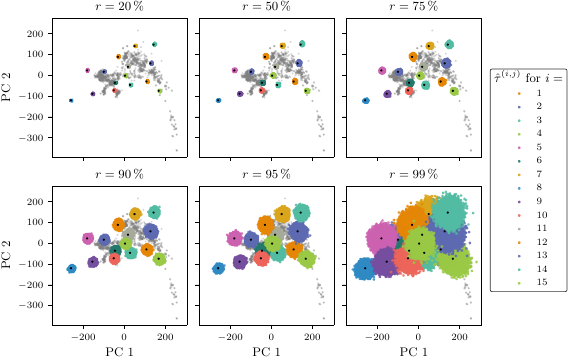

Write Python code to recreate this figure.
import os
import matplotlib.pyplot as plt
import numpy as np
import seaborn as sns
import matplotlib as mpl
import plotly.express as px
import pandas as pd
from tueplots import axes, bundles

#plotly.io.kaleido.scope.mathjax = None


class MidpointNormalize(mpl.colors.Normalize):
    def __init__(self, vmin, vmax, midpoint=0, clip=False):
        self.midpoint = midpoint
        mpl.colors.Normalize.__init__(self, vmin, vmax, clip)

    def __call__(self, value, clip=None):
        normalized_min = max(0, 1 / 2 * (1 - abs((self.midpoint - self.vmin) / (self.midpoint - self.vmax))))
        normalized_max = min(1, 1 / 2 * (1 + abs((self.vmax - self.midpoint) / (self.midpoint - self.vmin))))
        normalized_mid = 0.5
        x, y = [self.vmin, self.midpoint, self.vmax], [normalized_min, normalized_mid, normalized_max]
        return np.ma.masked_array(np.interp(value, x, y))

def read_coordinates(file_path, rate=1):
    with open(file_path, 'r') as file:
        lines = file.readlines()
        #coordinates = [list(map(float, line.strip().split())) for line in lines]
        coordinates = [list(map(float, line.strip().split())) for idx, line in enumerate(lines) if idx % rate == 0]
    return coordinates

def flatten_comprehension(matrix):
  return [item for row in matrix for item in row]

colors = {
        '99taus.txt': 'orange',
        '95taus.txt': 'purple',
        '90taus.txt': 'red',
        '75taus.txt': 'green',
        '50taus.txt': 'blue',
        '20taus.txt': 'gold',
        'original_tau.txt': 'black'
    }

collected_dirs = []
collected_taus = []
originals = []
names_map = {
    '99.9taus.txt': '99.9 %',
    '99.5taus.txt': '99.5 %',
    '99taus.txt': '99 %',
    '98taus.txt': '98 %',
    '97taus.txt': '97 %',
    '96taus.txt': '96 %',
    '95taus.txt': '95 %',
    '94taus.txt': '94 %',
    '93taus.txt': '93 %',
    '92taus.txt': '92 %',
    '91taus.txt': '91 %',
    '90taus.txt': '90 %',
    '75taus.txt': '75 %',
    '50taus.txt': '50 %',
    '20taus.txt': '20 %',
}

samples_dict = {
    '90.9 %': [],
    '99.5 %': [],
    '99 %': [],
    '98 %': [],
    '97 %': [],
    '96 %': [],
    '95 %': [],
    '94 %': [],
    '93 %': [],
    '92 %': [],
    '91 %': [],
    '90 %': [],
    '75 %': [],
    '50 %': [],
    '20 %': [],
}

for root, dirs, files in os.walk("data/downsampling/results"):
  for dir in dirs:
    if dir not in ['Altai_Neanderthal.DG', 'Denisova.DG']:
      print(dir)
      folder_path = os.path.join(root, dir)
      collected_dirs.append(dir)
      for j, file in enumerate(colors.keys()):
        file_path = os.path.join(folder_path, file)
        if os.path.exists(file_path):
          if file == 'original_tau.txt':
             originals.append(read_coordinates(file_path))
          else:
            collected_taus.append(file)
            coordinates = np.array(read_coordinates(file_path))
            samples_dict[names_map[file]].append(coordinates)

outfile = 'paper_figures/figure_01.pdf'

originals = np.squeeze(np.array(originals), axis=1)
print(originals)

PC1 = []
PC2 = []
samples = []
rates = []

for key in ['20 %', '50 %', '75 %', '90 %', '95 %', '99 %']:
  samples.extend(flatten_comprehension([np.repeat(i, 20000) for i in range(15)]))
  PC1.extend(np.vstack(samples_dict[key])[:, 0])
  PC2.extend(np.vstack(samples_dict[key])[:, 1])
  rates.extend(flatten_comprehension([np.repeat(key, 20000) for i in range(15)]))

print(len(samples), len(PC1), len(PC2), len(rates))

samples = pd.DataFrame({'PC1': PC1, 
                        'PC2': PC2,
                        'ancients': [str(i+1) for i in samples],
                        'r': rates})

modern_df = pd.read_csv('data/embedding_modern_refs.csv')
rates = [20, 50, 75, 90, 95, 99]
rates_p = ['20 %', '50 %', '75 %', '90 %', '95 %', '99 %']
palette = px.colors.qualitative.Vivid + px.colors.qualitative.Vivid
palette = [px.colors.unconvert_from_RGB_255(px.colors.unlabel_rgb(c)) for c in palette]

px = 1/plt.rcParams['figure.dpi']

with plt.rc_context({**bundles.aistats2022(family="serif"), **axes.lines()}):
  fig, axes = plt.subplots(2, 3, figsize=(488*px, 0.75*488*px), sharex=True, sharey=True)
  for j, ax in enumerate(axes.ravel()):
    ax.scatter(modern_df['PC1'], modern_df['PC2'], alpha=0.2, s=1, c='grey')
    ax.set_title(rf'$r={{{rates[j]}}}\,\%$')
    samples_sub = samples.loc[samples['r']==rates_p[j]]
    for i in range(1, 16):
      samples_ancient = samples_sub.loc[samples_sub['ancients']==str(i)]
      ax.scatter(samples_ancient['PC1'], samples_ancient['PC2'], alpha=0.8, s=2, c=palette[i-1], label=i, rasterized=True)
    ax.scatter(*originals.T, s=1, c='black')  
  plt.setp(axes[-1, :], xlabel='PC 1')
  plt.setp(axes[:, 0], ylabel='PC 2')  
  handles, labels = ax.get_legend_handles_labels()
  fig.legend(handles, labels, loc='center left', bbox_to_anchor=(1, 0.5), title=r'$\hat{\tau}^{(i, j)}$ for $i=$')
  
  plt.savefig(outfile, dpi=150)


